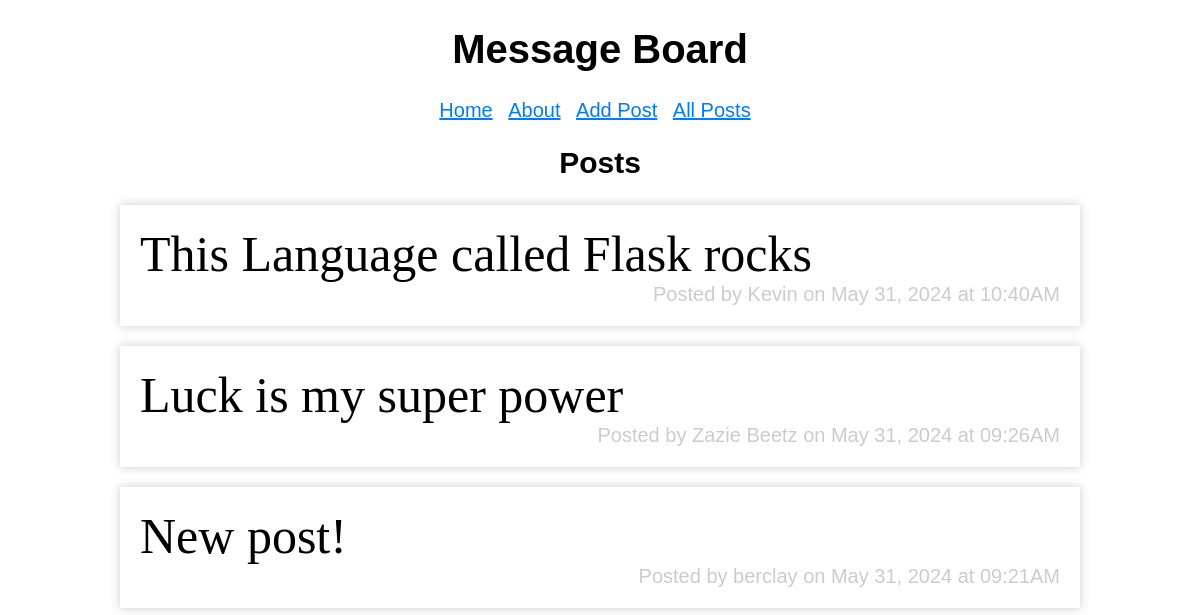
The page /posts on the database its author committed.
### tables this page shows
CREATE TABLE post (
	id INTEGER PRIMARY KEY AUTOINCREMENT,
	created TIMESTAMP NOT NULL DEFAULT CURRENT_TIMESTAMP,
	author TEXT NOT NULL,
	message TEXT NOT NULL
);

### board/posts.py (the view)
@bp.route("/posts")
def posts():
    db = get_db()#connect to the database
    posts = db.execute("SELECT author, message, created FROM post ORDER BY created DESC").fetchall()
    return render_template("posts/posts.html", posts=posts)

### board/database.py (called while the page is built)
def get_db():
    if "db" not in g:
        g.db = sqlite3.connect(
            current_app.config["DATABASE"],
            detect_types=sqlite3.PARSE_DECLTYPES,
            )
        g.db.row_factory=sqlite3.Row
    return g.db

### board/templates/posts/posts.html
{% extends 'base.html' %}
{% block header %}
    <h2>{% block title %}Posts{% endblock title %}</h2>
{% endblock header %}
{% block content %}
    {% for post in posts %}
        <article>
            <p class="message">{{ post["message"] }}</p>
            <aside>Posted by {{ post["author"] }} on {{ post["created"].strftime("%b %d, %Y at %I:%M%p") }}</aside>
        </article>
    {% endfor %}
{% endblock content %}

### board/templates/base.html (shortened to what this page needs)
<!DOCTYPE html>
<html lang="en">
<head>
<link rel = "stylesheet" href="{{ url_for('static', filename='style.css')}}">
</head>
<body>
<h1>Message Board</h1>
{% include("_navigation.html") %}
<section>
<header>{% block header %}{% endblock header %}</header>
<main>{% block content %}<p>No Messages!</p>{% endblock content %}</main>
</section>
</body>
</html>

### board/templates/_navigation.html (shortened to what this page needs)
<nav>
<ul>
<li><a href = "{{url_for('pages.home')}}">Home</a></li>
<li><a href = "{{url_for('pages.about')}}">About</a></li>
<li><a href = "{{url_for('posts.create')}}">Add Post</a></li>
<li><a href = "{{url_for('posts.posts')}}">All Posts</a></li>
</ul>
</nav>

### board/static/style.css (style rules this page uses)
* { box-sizing:border-box; }
body { font-family: sans-serif; font-size: 20px; margin: 0 auto; text-align: center; }
a, a:visited { color: #007bff; }
nav ul { list-style-type: none; padding: 0; }
nav ul li { display: inline; margin: 0 5px; }
main { width: 80%; margin: 0 auto; }
article, form { text-align: left; min-width: 200px; padding: 20px; margin-bottom: 20px; box-shadow: 0px 0px 10px #ccc; vertical-align: top; }
aside { color: #ccc; text-align: right; }
.message { font-size: 2.5em; font-family: serif; margin: 0; padding: 0; }

### rows shown on the page
post: message "This Language called Flask rocks", author "Kevin", created "May 31, 2024 at 10:40AM"
post: message "Luck is my super power", author "Zazie Beetz", created "May 31, 2024 at 09:26AM"
post: message "New post!", author "berclay", created "May 31, 2024 at 09:21AM"
